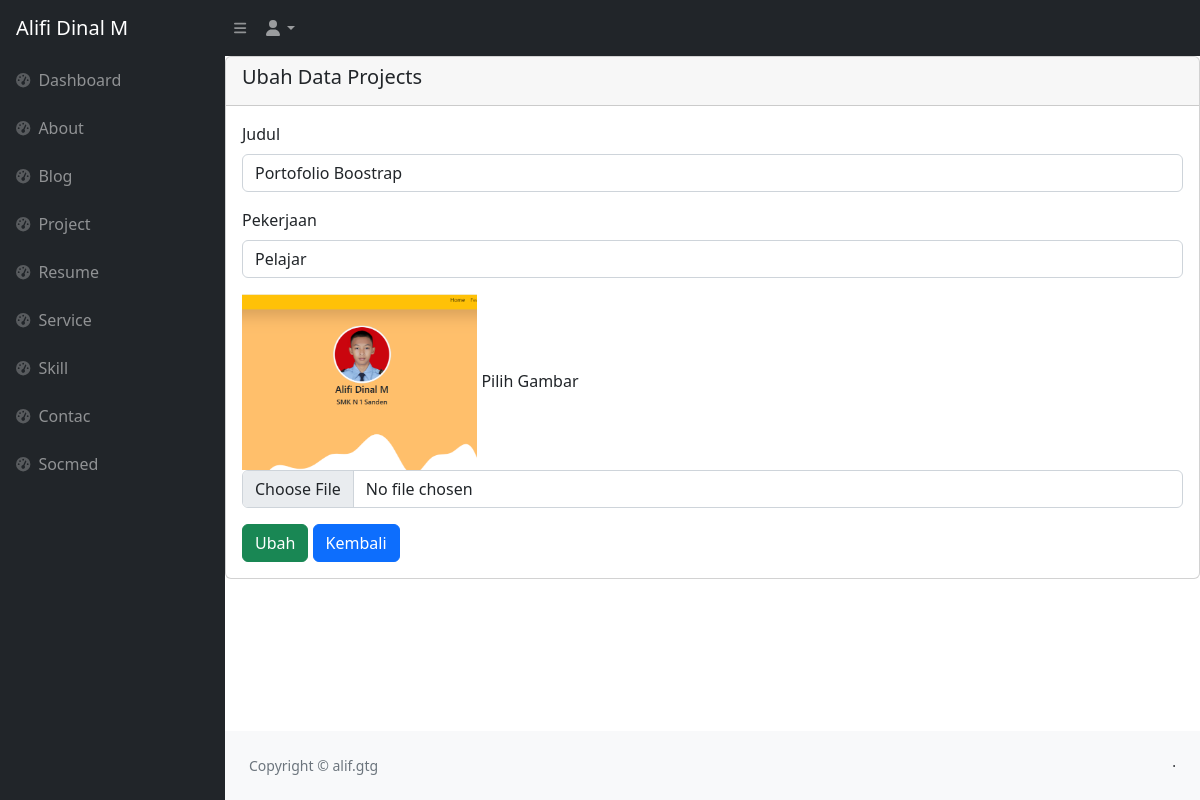
Screenshot of /backend/pages/projects/edit.php?id=3 (signed in) with the database file from the repository.
### tables this page shows
CREATE TABLE `projects` (
  `id` bigint NOT NULL,
  `image` varchar(255) NOT NULL,
  `title` varchar(255) NOT NULL,
  `job` varchar(255) NOT NULL
);

### backend/actions/projects/show.php (called while the page is built, shortened)
<?php
    $id = $_GET['id'];
    $qSelect = "SELECT * FROM projects WHERE  id = '$id'";
    $result = mysqli_query($connect, $qSelect) or die(mysqli_error($connect));
    $projects = $result->fetch_object();
?>

### backend/pages/projects/edit.php (the view)
<?php
include '../../partials/header.php';
include '../../partials/sidebar.php';
include '../../partials/navbar.php';
?>
<div class="row">
    <div class="col-12">
        <div class="card">
            <div class="card-header">
                <h5>Ubah Data Projects</h5>
            </div>
            <div class="card-body">
                 <?php
                    include '../../actions/projects/show.php';
                ?>
                 <form action="../../actions/projects/update.php?id=<?= $projects->id?>" method="POST" enctype="multipart/form-data">
                  <div class="mb-3">
                       <label for="titleinput" class="form-label">Judul</label>
                       <input type="text" name="title" class="form-control" id="itleinput"
                       required value="<?= $projects->title?>">
                    </div>
                     <div class="mb-3">
                       <label for="jobinput" class="form-label">Pekerjaan</label>
                       <input type="text" name="job" class="form-control" id="jobinput"
                       required value="<?= $projects->job?>">
                    </div>
                     <div class="mb-3">
                         <img class="w-25" src="../../../storages/projects/<?= $projects->image?>" alt="">
                       <label for="imageinput" class="form-label">Pilih Gambar</label>
                       <input type="file" name="image" class="form-control" id="imageinput">
                    </div>
                    <button typ="submid" class="btn btn-success" name="tombol">Ubah</button>
                    <a href="./index.php" class="btn btn-primary">Kembali</a>
                 </form>
            </div>
        </div>
    </div>
</div>
<?php
include '../../partials/footer.php';
include '../../partials/script.php';
?>

### rows the page displays
projects: title "Portofolio Boostrap", job "Pelajar", image (picture)
